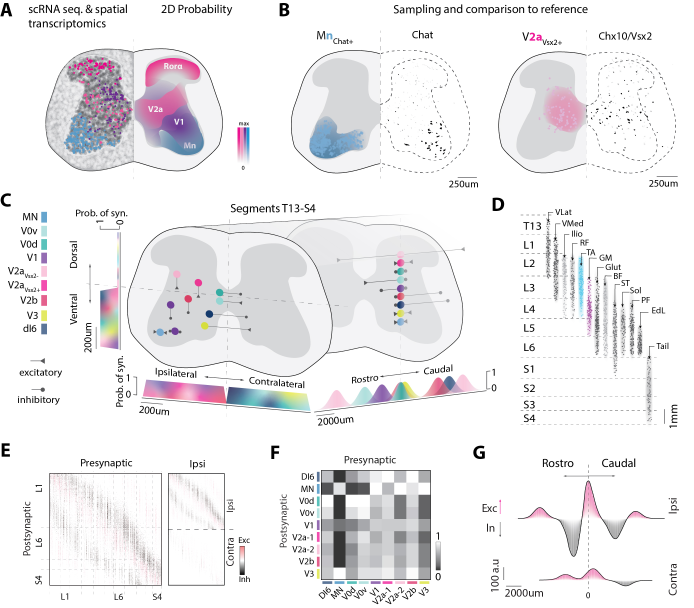
#> input picture komi_full_reproduction/figures/published_figures/published_figure2.jpeg, 2082 x 1823 px (shown at 1/3 size)
$ python generate_figure2_3_comparisons.py
#> lines starting #> are read from the running program, lines starting #| are printed output that depends on the picture
#!/usr/bin/env python3
"""
generate_figure2_3_comparisons.py
Generates side-by-side comparison images for each panel of Figures 2 and 3:
Places Published panel (left) and Reproduction panel (right) with clear headers.
Saves comparison images to figures/comparisons/:
  - fig2a_comparison.png ... fig2g_comparison.png
  - fig3a_comparison.png ... fig3h_comparison.png
"""

import os
from PIL import Image, ImageDraw, ImageFont

def make_side_by_side(pub_crop, rep_img, title, output_path, target_h=900):
    # Determine width preserving aspect ratio to target_h
    h_target = target_h
    w_pub = int(pub_crop.width * (h_target / pub_crop.height))
    w_rep = int(rep_img.width * (h_target / rep_img.height))

    pub_resized = pub_crop.resize((w_pub, h_target), Image.Resampling.LANCZOS)
    rep_resized = rep_img.resize((w_rep, h_target), Image.Resampling.LANCZOS)

    pad = 30
    header_h = 90
    total_w = w_pub + w_rep + pad * 3
    total_h = h_target + header_h + pad * 2

    canvas = Image.new('RGB', (total_w, total_h), (255, 255, 255))
    draw = ImageDraw.Draw(canvas)

    # Fonts
    font_paths = [
        "C:\\Windows\\Fonts\\arialbd.ttf",
        "C:\\Windows\\Fonts\\calibrib.ttf",
        "C:\\Windows\\Fonts\\seguiemj.ttf"
    ]
    font_file = None
    for p in font_paths:
        if os.path.exists(p):
            font_file = p
            break

    font_title = ImageFont.truetype(font_file, 34) if font_file else ImageFont.load_default()
    font_label = ImageFont.truetype(font_file, 26) if font_file else ImageFont.load_default()

    # Title
    draw.text((pad, 20), title, fill=(20, 20, 20), font=font_title)

    # Sub-headers
    draw.text((pad, 65), "PUBLISHED PANEL (Komi et al., 2026)", fill=(180, 40, 40), font=font_label)
    draw.text((w_pub + pad * 2, 65), "REPRODUCTION (Author Data & MATLAB Model)", fill=(20, 100, 180), font=font_label)

    # Paste panels
    canvas.paste(pub_resized, (pad, header_h + pad))
    canvas.paste(rep_resized, (w_pub + pad * 2, header_h + pad))

    # Divider line
    draw.line([(w_pub + int(pad * 1.5), header_h), (w_pub + int(pad * 1.5), total_h - pad)], fill=(200, 200, 200), width=2)

    canvas.save(output_path, 'PNG', quality=95)
    print(f"Saved comparison: {output_path}")

def generate_all_comparisons():
    script_dir = os.path.dirname(os.path.abspath(__file__))
    root_dir = os.path.abspath(os.path.join(script_dir, '..'))
    pub_dir = os.path.join(root_dir, 'figures', 'published_figures')
    sub2_dir = os.path.join(root_dir, 'figures', 'subpanels_fig2')
    sub3_dir = os.path.join(root_dir, 'figures', 'subpanels_fig3')
    comp_dir = os.path.join(root_dir, 'figures', 'comparisons')
    os.makedirs(comp_dir, exist_ok=True)

    p2 = Image.open(os.path.join(pub_dir, 'published_figure2.jpeg'))
#> p2 is the input picture: PIL image 2082x1823 RGB; mean R, G, B 238.4, 237.3, 239
    p3 = Image.open(os.path.join(pub_dir, 'published_figure3.jpeg'))
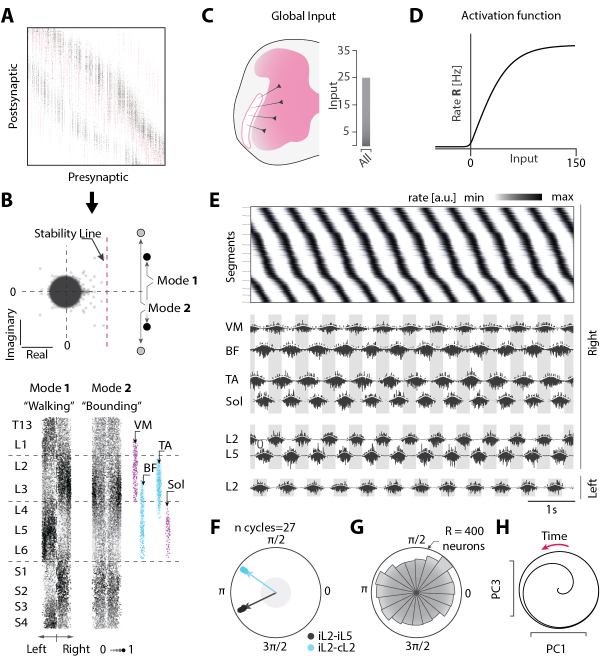
#> input picture komi_full_reproduction/figures/published_figures/published_figure3.jpeg, 1200 x 1323 px (shown at 1/2 size)
#> p3 is the input picture: PIL image 1200x1323 RGB; mean R, G, B 230.7, 229.7, 230.6

    # Published crops for Figure 2 (size: 2082 x 1823)
    crops_fig2 = {
        '2A': (p2.crop((0, 0, 760, 560)), 'fig2a_spatial_transcriptomics.png', 'Figure 2A: Spatial Transcriptomics & Probability Fields', 'fig2a_comparison.png'),
        '2B': (p2.crop((760, 0, 2082, 560)), 'fig2b_sampling_reference.png', 'Figure 2B: Sampling & Reference Comparison (Modeled vs Histology)', 'fig2b_comparison.png'),
        '2C': (p2.crop((0, 560, 1420, 1100)), 'fig2c_directional_kernels.png', 'Figure 2C: 3D Directional Projection Kernels', 'fig2c_comparison.png'),
        '2D': (p2.crop((1420, 560, 2082, 1100)), 'fig2d_motoneuron_topography.png', 'Figure 2D: Motoneuron Pool Topography (13 Pools, T13-S4)', 'fig2d_comparison.png'),
        '2E': (p2.crop((0, 1100, 760, 1823)), 'fig2e_connectivity_matrix.png', 'Figure 2E: Connectivity Matrix W & Ipsi/Contra Split', 'fig2e_comparison.png'),
        '2F': (p2.crop((760, 1100, 1340, 1823)), 'fig2f_celltype_matrix.png', 'Figure 2F: Cell Type Interaction Matrix (9x9)', 'fig2f_comparison.png'),
        '2G': (p2.crop((1340, 1100, 2082, 1823)), 'fig2g_net_projectome.png', 'Figure 2G: Net Spinal Projectome (Ipsi & Contra)', 'fig2g_comparison.png'),
    }

    for panel_id, (pub_crop, rep_file, title, out_file) in crops_fig2.items():
        rep_path = os.path.join(sub2_dir, rep_file)
        if os.path.exists(rep_path):
            rep_img = Image.open(rep_path)
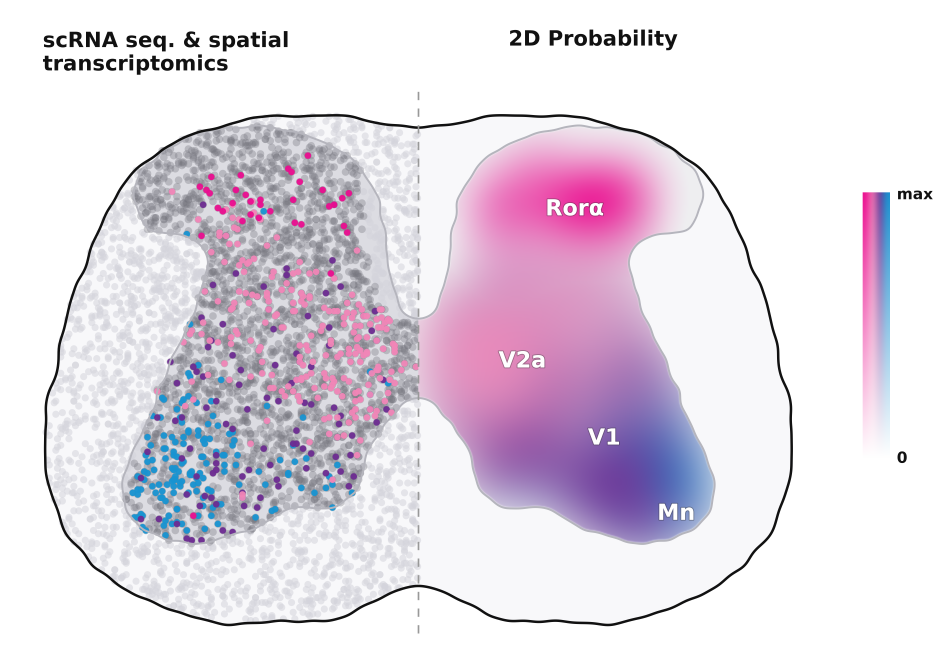
#> input picture komi_full_reproduction/figures/subpanels_fig2/fig2a_spatial_transcriptomics.png, 2829 x 1975 px (shown at 1/3 size)
#> rep_img is the input picture: PIL image 2829x1975 RGBA; mean R, G, B, A 227.7, 218.4, 229.5, 255
            out_path = os.path.join(comp_dir, out_file)
            make_side_by_side(pub_crop, rep_img, title, out_path)
#> in make_side_by_side, `pub_resized = pub_crop.resize((w_pub, h_target), Image.Resampling.LANC..`:
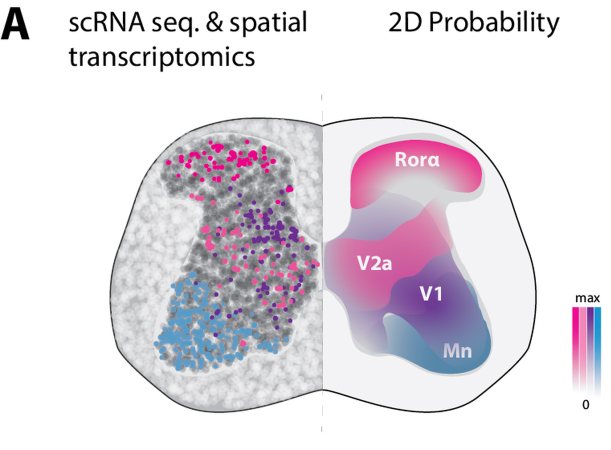
#> pub_resized: PIL image 1221x900 RGB (shown at 1/2 size); mean R, G, B 226.3, 220.6, 227.6
#> in make_side_by_side, `rep_resized = rep_img.resize((w_rep, h_target), Image.Resampling.LANCZ..`:
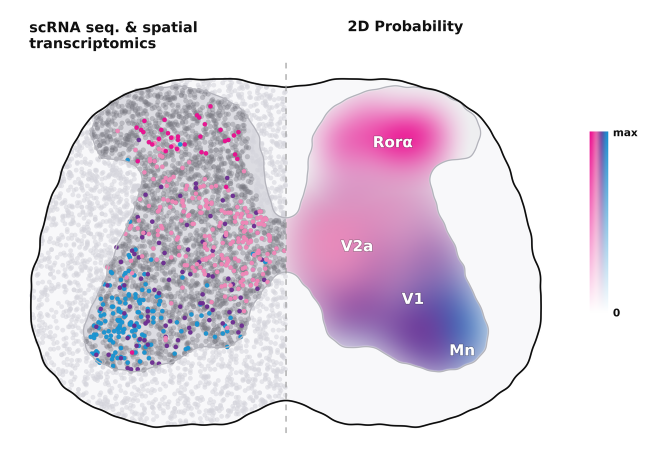
#> rep_resized: PIL image 1289x900 RGBA (shown at 1/2 size); mean R, G, B, A 227.6, 218.4, 229.5, 255
#> in make_side_by_side, `canvas = Image.new('RGB', (total_w, total_h), (255, 255, 255))`: canvas: PIL image 2600x1050 RGB; every value is 255
#> in make_side_by_side, `canvas.paste(pub_resized, (pad, header_h + pad))`:
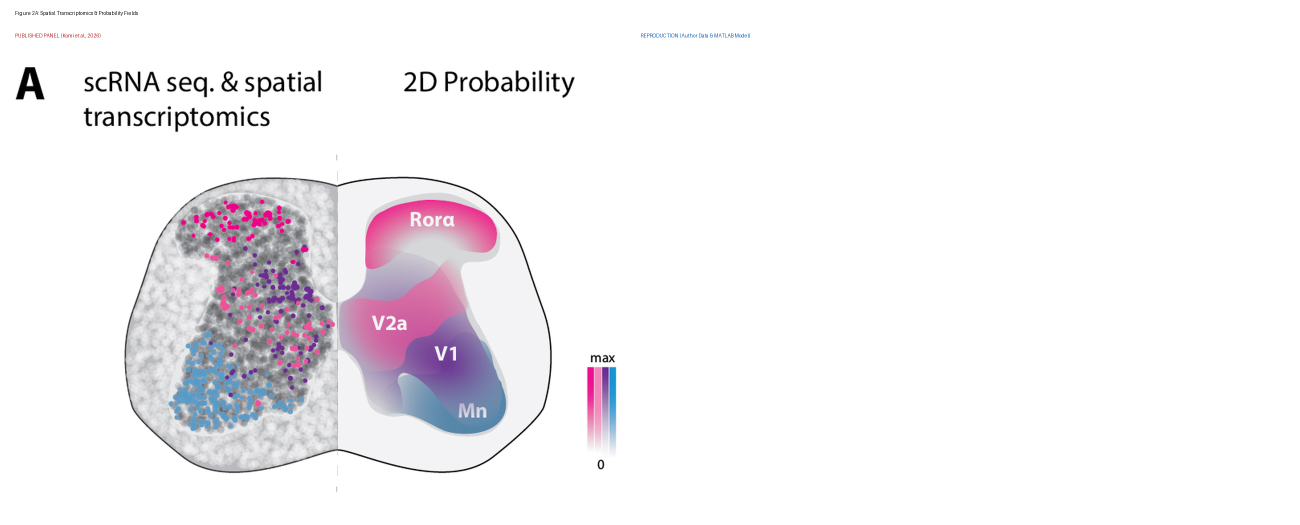
#> canvas: PIL image 2600x1050 RGB (shown at 1/2 size); mean R, G, B 243.3, 241, 243.9
#> in make_side_by_side, `canvas.paste(rep_resized, (w_pub + pad * 2, header_h + pad))`:
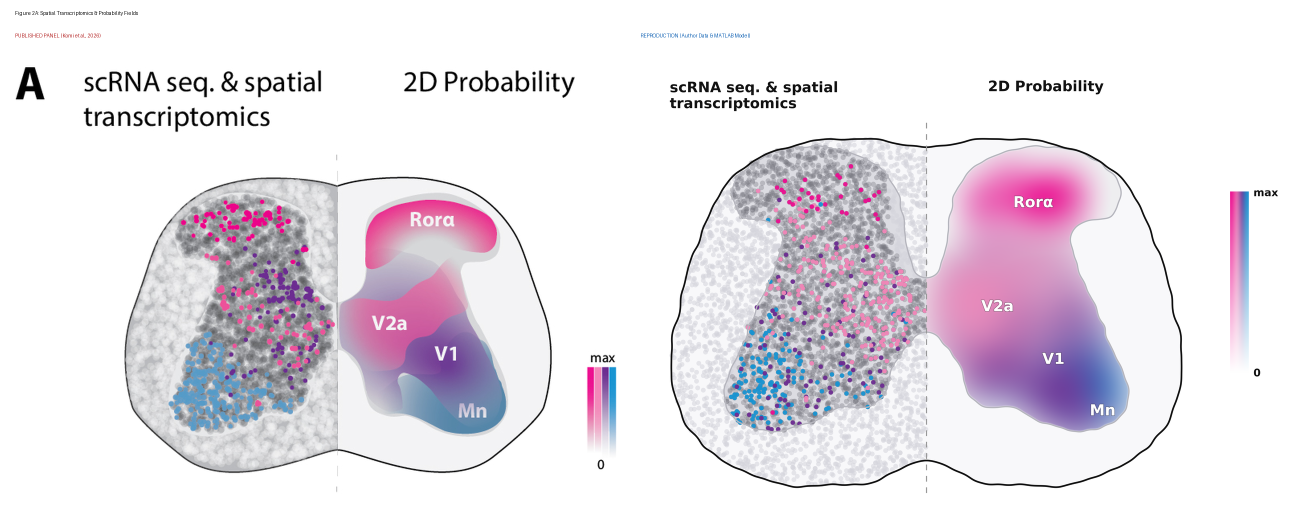
#> canvas: PIL image 2600x1050 RGB (shown at 1/2 size); mean R, G, B 231.7, 225.5, 233
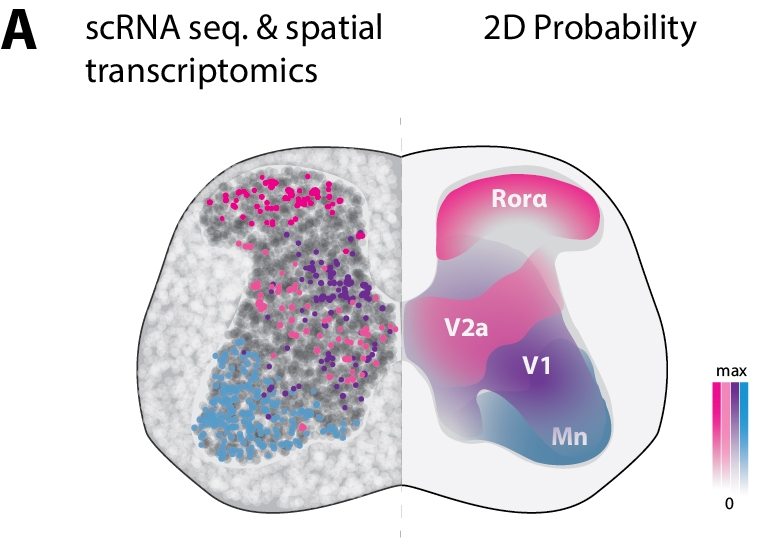
#> pub_crop: PIL image 760x560 RGB; mean R, G, B 226.3, 220.6, 227.6
        else:
            print(f"Warning: {rep_path} not found!")
#> pass 2 of the loop in generate_all_comparisons, `for panel_id, (pub_crop, rep_file, title, out_file) in crops_fig2.item..`:
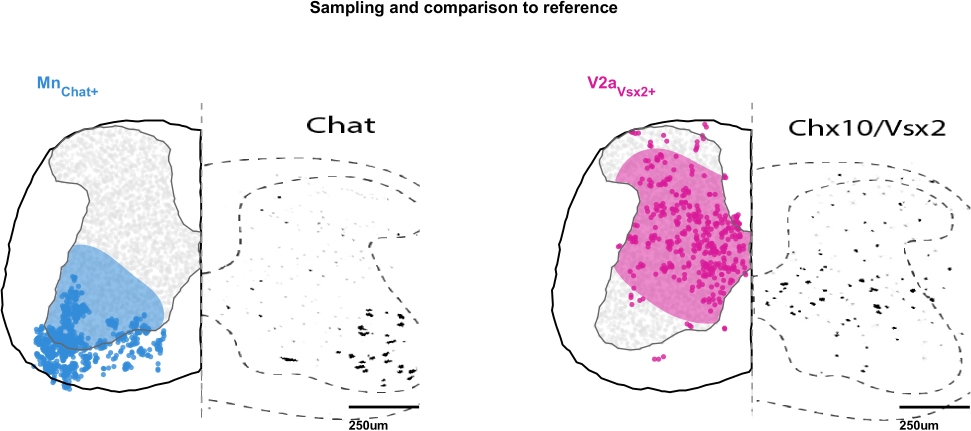
#> input picture komi_full_reproduction/figures/subpanels_fig2/fig2b_sampling_reference.png, 2913 x 1291 px (shown at 1/3 size)
#> in generate_all_comparisons, rep_img is the input picture: PIL image 2913x1291 RGB; mean R, G, B 243, 239.8, 244.6
#> pub_resized: PIL image 2124x900 RGB
#> rep_resized: PIL image 2030x900 RGB
#> in make_side_by_side (call 2), `canvas.paste(rep_resized, (w_pub + pad * 2, header_h + pad))`:
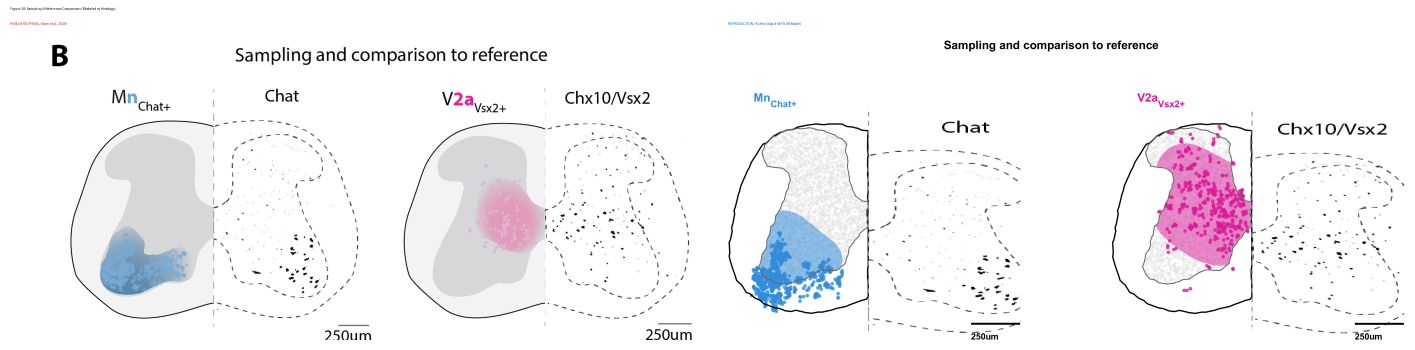
#> canvas: PIL image 4244x1050 RGB (shown at 1/3 size); mean R, G, B 244.5, 243, 245.6
#> in generate_all_comparisons, `make_side_by_side(pub_crop, rep_img, title, out_path)`:
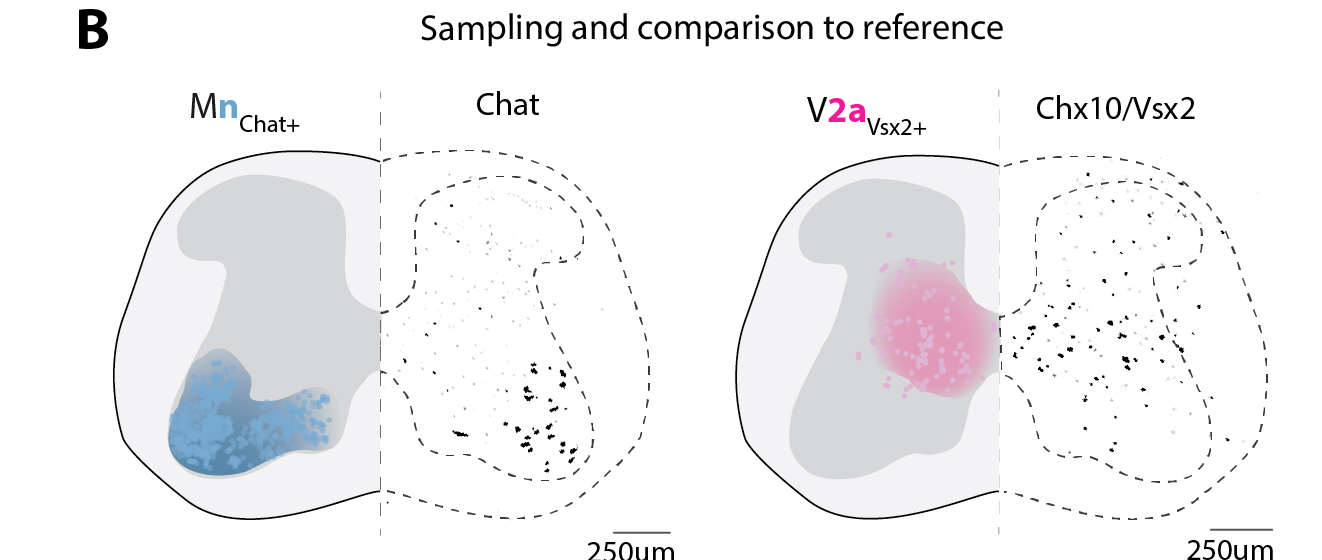
#> pub_crop: PIL image 1322x560 RGB; mean R, G, B 242.2, 241.9, 243.4

    # Published crops for Figure 3 (B, E, F, G, H only - excluding non-published A, C, D)
    crops_fig3 = {
        '3B': (p3.crop((0, 380, 420, 1323)), 'fig3b_eigenspectrum_and_modes.png', 'Figure 3B: Eigenspectrum & Dominant Spatial Modes (Walking vs Bounding)', 'fig3b_comparison.png'),
        '3E': (p3.crop((390, 320, 1200, 950)), 'fig3e_spatiotemporal_dynamics.png', 'Figure 3E: Traveling Waves, EMGs & Motor Outputs', 'fig3e_comparison.png'),
        '3F': (p3.crop((390, 950, 660, 1323)), 'fig3f_polar_phase.png', 'Figure 3F: Polar Phase Relationships (27 Cycles)', 'fig3f_comparison.png'),
        '3G': (p3.crop((660, 950, 930, 1323)), 'fig3g_neuronal_phase_hist.png', 'Figure 3G: Neuronal Phase Distribution Polar Histogram', 'fig3g_comparison.png'),
        '3H': (p3.crop((930, 950, 1200, 1323)), 'fig3h_pca_limit_cycle.png', 'Figure 3H: PCA Low-Dimensional Rotational Dynamics (PC1 vs PC3)', 'fig3h_comparison.png'),
    }

    for panel_id, (pub_crop, rep_file, title, out_file) in crops_fig3.items():
        rep_path = os.path.join(sub3_dir, rep_file)
        if os.path.exists(rep_path):
            rep_img = Image.open(rep_path)
            out_path = os.path.join(comp_dir, out_file)
            make_side_by_side(pub_crop, rep_img, title, out_path)
        else:
            print(f"Warning: {rep_path} not found!")
#| Warning: komi_full_reproduction/figures/subpanels_fig3/fig3b_eigenspectrum_and_modes.png not found!
#> pass 2 of the loop in generate_all_comparisons, `for panel_id, (pub_crop, rep_file, title, out_file) in crops_fig3.item..`:
#| Warning: komi_full_reproduction/figures/subpanels_fig3/fig3e_spatiotemporal_dynamics.png not found!

    # Generate full Figure 3 composite comparison
    main_dir = os.path.join(root_dir, 'figures', 'main_figures')
    rep_fig3_path = os.path.join(main_dir, 'Figure3.png')
    if os.path.exists(rep_fig3_path):
        pub_crop_fig3 = p3.crop((0, 360, 1200, 1323))
        rep_fig3_img = Image.open(rep_fig3_path)
        fig3_comp_path = os.path.join(comp_dir, 'Figure3_published_vs_reproduction.png')
        make_side_by_side(pub_crop_fig3, rep_fig3_img,
                          'Figure 3: Mouse Locomotion: Emergent Spatio-Temporal Dynamics (Panels B, E, F, G, H)',
                          fig3_comp_path, target_h=1400)
        print(f"Generated Figure 3 composite comparison: {fig3_comp_path}")

if __name__ == '__main__':
    generate_all_comparisons()
